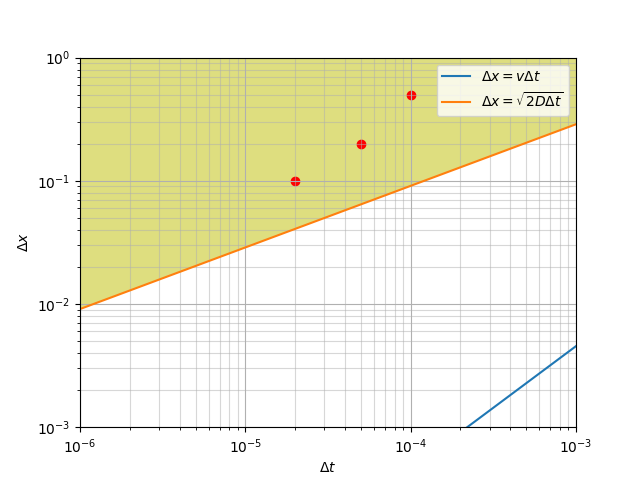

Generate this figure with Python:
import numpy as np
import matplotlib.pyplot as plt

lamb = 9.1
tau = 2
v = lamb/tau
D = lamb**2/tau

t_int = np.linspace(3,6)
t = 10**(-t_int)
plt.plot(t, v*t, label='$\Delta x = v\Delta t$')
plt.plot(t, np.sqrt(2*D*t), label='$\Delta x = \sqrt{2D\Delta t}$')
plt.fill_between(t,np.sqrt(2*D*t),1,facecolor='y',alpha=0.5)

T = [10**(-4),2*10**(-5),5*10**(-5)]
X = [0.5,0.1,0.2]
plt.scatter(T,X,color='red')

plt.xlim(10**(-6),10**(-3))
plt.ylim(10**(-3),1)
plt.xscale('log')
plt.yscale('log')
plt.xlabel('$\Delta t$')
plt.ylabel('$\Delta x$')
plt.grid(which='major',alpha=1.0)
plt.grid(which='minor',alpha=0.5)
plt.legend()
plt.show()
